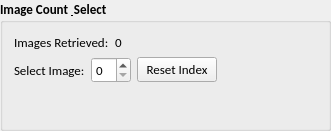
   <widget class="QGroupBox" name="groupBox_3">
    <property name="geometry">
     <rect>
      <x>1070</x>
      <y>689</y>
      <width>331</width>
      <height>131</height>
     </rect>
    </property>
    <property name="font">
     <font>
      <family>Calibri</family>
      <pointsize>10</pointsize>
      <weight>75</weight>
      <bold>true</bold>
     </font>
    </property>
    <property name="title">
     <string>Image Count &amp; Select</string>
    </property>
    <layout class="QFormLayout" name="formLayout">
     <item row="0" column="0">
      <layout class="QHBoxLayout" name="horizontalLayout_4">
       <item>
        <widget class="QLabel" name="labelImageCount">
         <property name="font">
          <font>
           <family>Calibri</family>
           <pointsize>10</pointsize>
           <weight>50</weight>
           <bold>false</bold>
          </font>
         </property>
         <property name="text">
          <string>Images Retrieved:</string>
         </property>
        </widget>
       </item>
       <item>
        <widget class="QLabel" name="labelImageCountNumber">
         <property name="minimumSize">
          <size>
           <width>50</width>
           <height>0</height>
          </size>
         </property>
         <property name="font">
          <font>
           <family>Calibri</family>
           <pointsize>10</pointsize>
           <weight>50</weight>
           <bold>false</bold>
          </font>
         </property>
         <property name="text">
          <string>0</string>
         </property>
         <property name="alignment">
          <set>Qt::AlignLeading|Qt::AlignLeft|Qt::AlignVCenter</set>
         </property>
        </widget>
       </item>
      </layout>
     </item>
     <item row="1" column="0">
      <layout class="QHBoxLayout" name="horizontalLayout_6">
       <item>
        <widget class="QLabel" name="labelSelectImage">
         <property name="font">
          <font>
           <family>Calibri</family>
           <pointsize>10</pointsize>
           <weight>50</weight>
           <bold>false</bold>
          </font>
         </property>
         <property name="text">
          <string>Select Image:</string>
         </property>
        </widget>
       </item>
       <item>
        <widget class="QSpinBox" name="spinBoxDailyImage">
         <property name="font">
          <font>
           <family>Calibri</family>
           <pointsize>10</pointsize>
           <weight>50</weight>
           <bold>false</bold>
          </font>
         </property>
        </widget>
       </item>
       <item>
        <widget class="QPushButton" name="pushButtonResetImageIndex">
         <property name="font">
          <font>
           <family>Calibri</family>
           <pointsize>10</pointsize>
           <weight>50</weight>
           <bold>false</bold>
          </font>
         </property>
         <property name="text">
          <string>Reset Index</string>
         </property>
        </widget>
       </item>
      </layout>
     </item>
    </layout>
   </widget>
